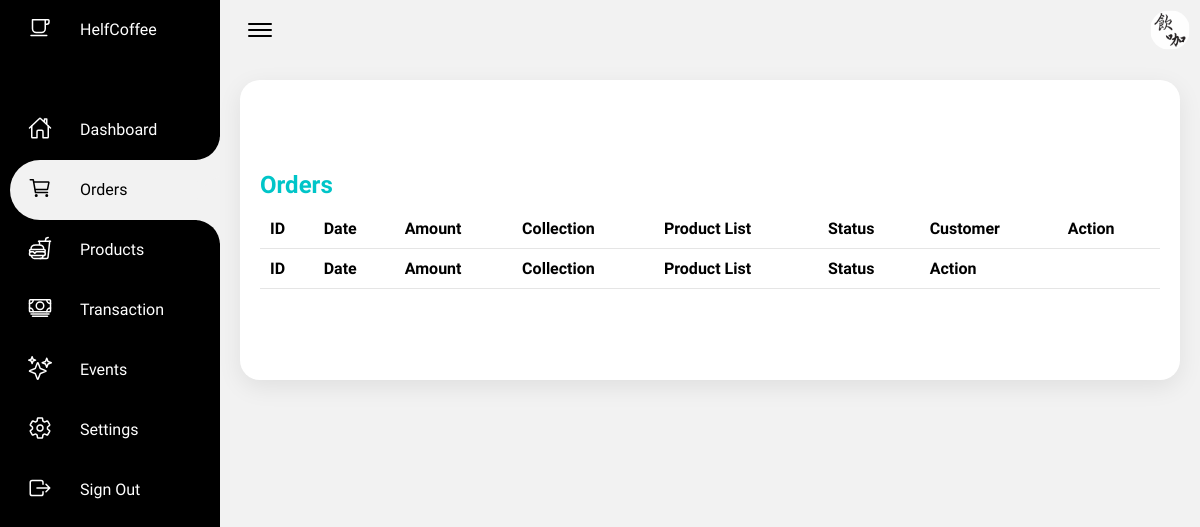
The app's page /Admin/orders.php (signed in), older data.
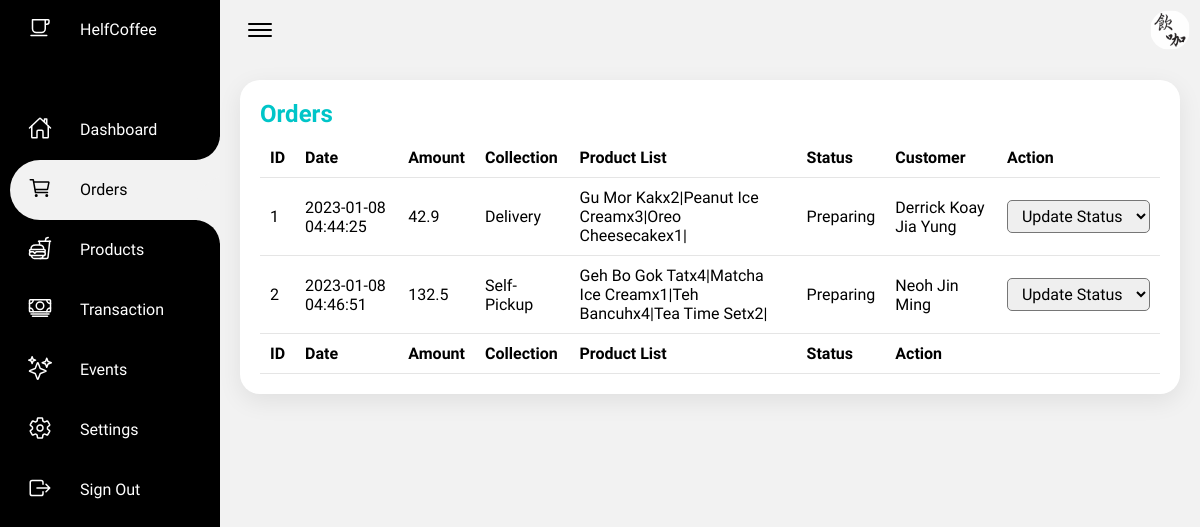
The same page, newer data.
### tables this page shows
CREATE TABLE `orders` (
  `order_id` int(11) NOT NULL,
  `customer_id` int(10) NOT NULL,
  `order_amount` double NOT NULL,
  `order_date` datetime NOT NULL,
  `order_collection` text NOT NULL,
  `pickup_time` datetime DEFAULT NULL,
  `Status` varchar(10) NOT NULL DEFAULT 'preparing'
);

CREATE TABLE `order_product` (
  `id` int(100) NOT NULL,
  `order_id` int(100) NOT NULL,
  `product_id` int(100) NOT NULL,
  `quantity` int(100) NOT NULL DEFAULT 0
);

CREATE TABLE `product` (
  `product_id` int(11) NOT NULL,
  `product_name` text NOT NULL,
  `price` float NOT NULL,
  `product_type` int(100) NOT NULL,
  `product_desc` text NOT NULL,
  `product_quan` int(100) NOT NULL,
  `product_cal` int(100) NOT NULL,
  `best_seller` tinyint(1) NOT NULL,
  `product_img` varchar(100) NOT NULL,
  `pixel` int(10) NOT NULL
);

CREATE TABLE `customer` (
  `id` int(20) NOT NULL,
  `name` text NOT NULL,
  `email` text NOT NULL,
  `address` text NOT NULL,
  `password` text NOT NULL,
  `phone` int(15) NOT NULL,
  `payment_method` text NOT NULL,
  `credit_score` int(2) NOT NULL
);

### Admin/orders.php (the view, shortened to what the changed rows need)
<?php
include "dbConnection.php"
?>
<!DOCTYPE html>
<html lang="en">
<head>
    <link rel="stylesheet" href="css/orders.css">
</head>
<body>
    <div class="container">
        <?php
        $sql = mysqli_query($conn, "select * from orders");
        ?>
        <div class="main">
            <div class="table-box">
                <div class="orders-table">
                    <div class="orders-table-header">
                        <h2>Orders</h2>
                    </div>
                    <div class="orders-table-content">
                        <table id="example" class="table table-striped">
                            <thead>
                                <tr>
                                    <th>ID</th>
                                    <th>Date</th>
                                    <th>Amount</th>
                                    <th>Collection</th>
                                    <th>Product List</th>
                                    <th>Status</th>
                                    <th>Customer</th>
                                    <th>Action</th>
                                </tr>
                            </thead>
                            <tbody>
                                <?php
                                $i = 1;
                                if (mysqli_num_rows($sql) > 0) {
                                    while ($row = mysqli_fetch_assoc($sql)) {
                                ?>
                                        <?php
                                        $sql1 = mysqli_query($conn, "select * from order_product where order_id = '" . $row['order_id'] . "';");
                                        ?>
                                        <tr>
                                            <td><?php echo $i++ ?></td>
                                            <td><?php echo $row['order_date'] ?></td>
                                            <td><?php echo $row['order_amount'] ?></td>
                                            <td><?php echo $row['order_collection'] ?></td>
                                            <td>
                                                <?php
                                                while ($row1 = mysqli_fetch_assoc($sql1)) {
                                                    $sql2 = mysqli_query($conn, "select * from product where product_id ='" . $row1['product_id'] . "';");
                                                    $row2 = mysqli_fetch_assoc($sql2);
                                                    echo $row2['product_name'];
                                                    echo "x";
                                                    echo $row1['quantity'];
                                                    echo "|";
                                                } ?>
                                            </td>
                                            <td>
                                                <?php
                                                if ($row['Status'] == 'preparing') {
                                                    echo "Preparing";
                                                }
                                                ?>
                                            </td>
                                            <td>
                                                <?php
                                                    $sql3 = mysqli_query($conn, "select * from customer where id =".$row['customer_id'].";");
                                                    $row3 = mysqli_fetch_assoc($sql3);
                                                    echo $row3['name'];
                                                ?>
                                            </td>
                                            <td>
                                                <select id="status" name="status" onchange="status_update(this.options[this.selectedIndex].value,'<?php echo $row['order_id']; ?>')">
                                                    <option selected disabled>Update Status</option>
                                                </select>
                                            </td>
                                        </tr>
                                <?php      }
                                } ?>
                            </tbody>
                            <tfoot>
                                <tr>
                                    <th>ID</th>
                                    <th>Date</th>
                                    <th>Amount</th>
                                    <th>Collection</th>
                                    <th>Product List</th>
                                    <th>Status</th>
                                    <th>Action</th>
                                </tr>
                            </tfoot>
                        </table>
                    </div>
                </div>
            </div>
        </div>
    </div>
</body>
</html>

Row changes from the older to the newer data that the page shows:
added orders: order_date "2023-01-08 04:44:25", order_amount "42.9", order_collection "Delivery", Status "Preparing", customer.name "Derrick Koay Jia Yung"
added order_product: product.product_name "Gu Mor Kak", quantity "2", shown under "2023-01-08 04:44:25"
added order_product: product.product_name "Peanut Ice Cream", quantity "3", shown under "2023-01-08 04:44:25"
added order_product: product.product_name "Oreo Cheesecake", quantity "1", shown under "2023-01-08 04:44:25"
added orders: order_date "2023-01-08 04:46:51", order_amount "132.5", order_collection "Self-Pickup", Status "Preparing", customer.name "Neoh Jin Ming"
added order_product: product.product_name "Geh Bo Gok Tat", quantity "4", shown under "2023-01-08 04:46:51"
added order_product: product.product_name "Matcha Ice Cream", quantity "1", shown under "2023-01-08 04:46:51"
added order_product: product.product_name "Teh Bancuh", quantity "4", shown under "2023-01-08 04:46:51"
added order_product: product.product_name "Tea Time Set", quantity "2", shown under "2023-01-08 04:46:51"
